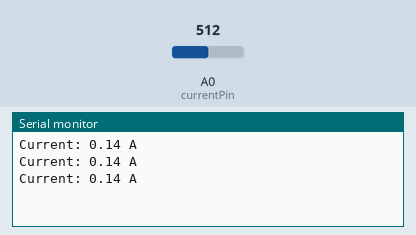
This sketch was run on a simulated Arduino Uno, built with avr-gcc and run on an emulated ATmega328P. On the bench: the last lines printed to the serial monitor. The test bench sets the inputs (shaded band); at power-on: A0 (currentPin) = 512.

Above: at 1.3 s.
1.4 s: A0 (currentPin) set to 716
At 1.9 s:
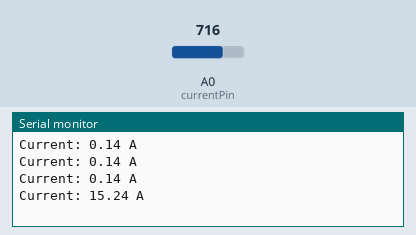
2.9 s: A0 (currentPin) set to 900
At 3.4 s:
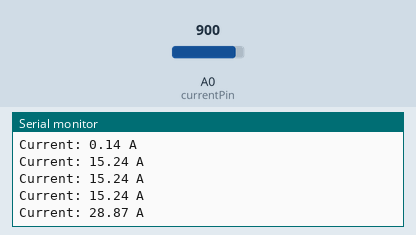
Timing chart, 0 to 5.9 s (numbered marks = the images above; inputs shaded):
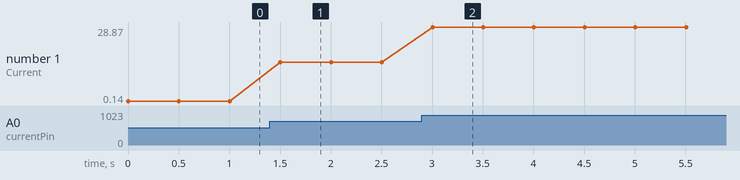

The sketch:

ACS758_TESTING.ino
```cpp
const int currentPin = A0;  // Connect OUT1 to A0
float voltage, current;

void setup() {
  Serial.begin(9600);
}

void loop() {
  int analogValue = analogRead(currentPin);
  voltage = analogValue * (5.0 / 1023.0); // Convert ADC to voltage

  // For example, if sensor is 0.066 V/A (66mV per Amp for ACS712 30A type)
  current = (voltage - 2.4935) / 0.066;  // Adjust based on your sensor specs

  Serial.print("Current: ");
  Serial.print(current);
  Serial.println(" A");

  delay(500);
}
```

Measured:
- after the input at 1.4 s, the serial monitor: prints a new line after 0.10 s (image 1)
- after the input at 2.9 s, the serial monitor: prints a new line after 0.10 s (image 2)
- plotted number 1: 0.14 → 15.24 after the input at 1.4 s, 15.24 → 28.87 after the input at 2.9 s
